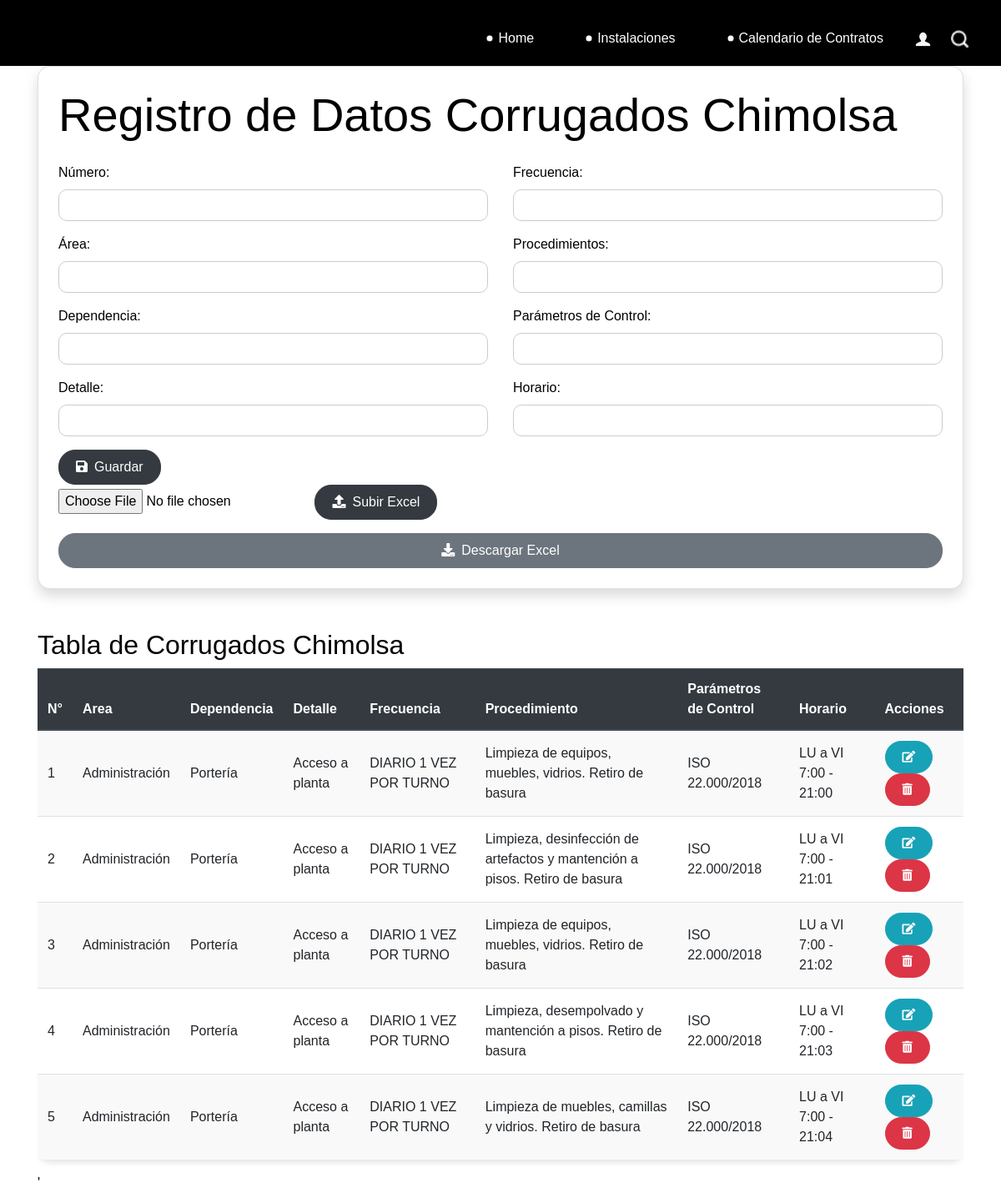
The app's page /chimolsa/ with its own data.
### catalog/models.py (models this page shows)
class Chimolsa(models.Model):
    numero = models.IntegerField()
    area = models.CharField(max_length=100, default='')
    dependencia = models.CharField(max_length=100)
    detalle = models.TextField()
    frecuencia = models.CharField(max_length=100)
    procedimientos = models.TextField()
    parametro_control = models.CharField(max_length=100)
    horario = models.CharField(max_length=100)
    def __str__(self):
        return f"Número: {self.numero}, Área: {self.area}, Dependencia: {self.dependencia}"
    class Meta:
        db_table = 'chimolsa'

### catalog/views.py (the view)
# urls.py: path('chimolsa/', views.chimolsa, name='chimolsa'),
def chimolsa(request):
    if request.method == 'POST':
        if 'archivo_excel' in request.FILES:
            form = ChimolsaForm(request.POST, request.FILES)
            myfile = request.FILES['archivo_excel']
            df = pd.read_excel(myfile)
            conn = sqlite3.connect('db.sqlite3')
            for index, row in df.iterrows():
                data = Chimolsa(
                    numero=row['Número'],
                    area=row['Área'],
                    dependencia=row['Dependencia'],
                    detalle=row['Detalle'],
                    frecuencia=row['Frecuencia'],
                    procedimientos=row['Procedimiento'],
                    parametro_control=row['Parámetros de Control'],
                    horario=row['Horario']
                )
                data.save()
            conn.close()
        if 'archivo_excel' in request.FILES:
            form = ChimolsaForm(request.POST, request.FILES)
        else:
            form = ChimolsaForm(request.POST)
            if form.is_valid():
                form.save()
                messages.success(request, 'Datos ingresados correctamente.')
                return redirect('chimolsa')
            else:
                messages.error(request, 'Error al ingresar los datos. Por favor, revise los datos ingresados.')
    else:
        form = ChimolsaForm()
    chimolsa = Chimolsa.objects.all()
    print(chimolsa)
    return render(request, 'Instalaciones/Biopackaging/Corrugados/Chimolsa.html', {'form': form, 'chimolsa': chimolsa})

### catalog/forms.py
class ChimolsaForm(forms.ModelForm):
    class Meta:
        model = Chimolsa
        fields = '__all__'

### Templates/Instalaciones/Biopackaging/Corrugados/Chimolsa.html (shortened to what this page needs)
{% extends 'base.html' %}
{% load static %}
{% block content %}
<div class="container">
    <div class="card p-4 shadow">
        <h1 class="display-4 mb-4">Registro de Datos Corrugados Chimolsa</h1>
        <form method="post">
            <div class="row">
                <div class="col-md-6">
                    <div class="form-group">
                        <label for="numero">Número:</label>
                        <input type="number" class="form-control" id="numero" name="numero" required>
                    </div>
                    <div class="form-group">
                        <label for="area">Área:</label>
                        <input type="text" class="form-control" id="area" name="area" required>
                    </div>
                    <div class="form-group">
                        <label for="dependencia">Dependencia:</label>
                        <input type="text" class="form-control" id="dependencia" name="dependencia" required>
                    </div>
                    <div class="form-group">
                        <label for="detalle">Detalle:</label>
                        <input type="text" class="form-control" id="detalle" name="detalle" required>
                    </div>
                </div>
                <div class="col-md-6">
                    <div class="form-group">
                        <label for="frecuencia">Frecuencia:</label>
                        <input type="text" class="form-control" id="frecuencia" name="frecuencia" required>
                    </div>
                    <div class="form-group">
                        <label for="procedimientos">Procedimientos:</label>
                        <input type="text" class="form-control" id="procedimientos" name="procedimientos" required>
                    </div>
                    <div class="form-group">
                        <label for="parametro_control">Parámetros de Control:</label>
                        <input type="text" class="form-control" id="parametro_control" name="parametro_control" required>
                    </div>
                    <div class="form-group">
                        <label for="horario">Horario:</label>
                        <input type="text" class="form-control" id="horario" name="horario" required>
                    </div>
                </div>
            </div>
            <button type="submit" class="btn btn-dark"><i class="fa fa-save mr-2"></i>Guardar</button>
        </form>
        <form method="post" enctype="multipart/form-data">
            <input type="file" name="archivo_excel" accept=".xls,.xlsx">
            <button type="submit" class="btn btn-dark"><i class="fa fa-upload mr-2"></i>Subir Excel</button>
        </form>
        <a href="{% url 'descargar_excel_chimolsa' %}" class="btn btn-secondary mt-3"><i class="fa fa-download mr-2"></i>Descargar Excel</a>
    </div>
</div>
<div class="container mt-5">
    <h2>Tabla de Corrugados Chimolsa</h2>
    <div class="table-responsive">
        <table class="table table-striped table-hover">
            <thead class="thead-dark">
                <tr>
                    <th scope="col">N°</th>
                    <th scope="col">Area</th>
                    <th scope="col">Dependencia</th>
                    <th scope="col">Detalle</th>
                    <th scope="col">Frecuencia</th>
                    <th scope="col">Procedimiento</th>
                    <th scope="col">Parámetros de Control</th>
                    <th scope="col">Horario</th>
                    <th scope="col">Acciones</th>
                </tr>
            </thead>
        <tbody>
            {% for dato in chimolsa %}
            <tr>
                <td>{{ dato.numero }}</td>
                <td>{{ dato.area}}</td>
                <td>{{ dato.dependencia }}</td>
                <td>{{ dato.detalle }}</td>
                <td>{{ dato.frecuencia }}</td>
                <td>{{ dato.procedimientos }}</td>
                <td>{{ dato.parametro_control }}</td>
                <td>{{ dato.horario }}</td>
                <td>
                    <a href="{% url 'modificar_chimolsa' dato.id %}" class="btn btn-info btn-sm"><i class="fas fa-edit"></i></a>
                    <form method="post" action="{% url 'eliminar_chimolsa' dato.id %}" style="display: inline;">
                        <button type="submit" class="btn btn-danger btn-sm" onclick="return confirm('¿Estás seguro de que deseas eliminar este dato?')"><i class="fas fa-trash-alt"></i></button>
                    </form>
                </td>
            </tr>
            {% endfor %}
        </tbody>
    </table>
</div>
<link rel="stylesheet" href="https://maxcdn.bootstrapcdn.com/bootstrap/4.5.2/css/bootstrap.min.css">
<link rel="stylesheet" href="https://cdnjs.cloudflare.com/ajax/libs/font-awesome/5.15.4/css/all.min.css">
<link rel="stylesheet" href="{% static 'stylecmpc.css' %}">
<link rel="stylesheet" href="{% static 'css/style.css' %}">'
{% endblock %}

### static/css/stylecmpc.css (style rules this page uses)
.card { border-radius: 15px; }
.form-control { border-radius: 10px; border-color: #ccc; }
.btn { border-radius: 20px; padding: 8px 20px; }
.btn-secondary { background-color: #6c757d; border-color: #6c757d; }
.table { border-radius: 15px; box-shadow: 0 4px 6px rgba(0, 0, 0, 0.1); }
.table th, .table td { vertical-align: middle; }
.table th { background-color: #336699; color: #fff; }
.table-striped tbody tr:nth-of-type(odd) { background-color: #f9f9f9; }

### static/css/style.css (style rules this page uses)
body { font-family: "Poppins", sans-serif; color: #000000; background-color: #ffffff; }
a, a:hover, a:focus { text-decoration: none; }
.btn, .btn:focus { outline: none !important; -webkit-box-shadow: none; box-shadow: none; }

### records on screen
Chimolsa: numero "1", area "Administración", dependencia "Portería", detalle "Acceso a planta", frecuencia "DIARIO 1 VEZ POR TURNO", procedimientos "Limpieza de equipos, muebles, vidrios. Retiro de basura", parametro_control "ISO 22.000/2018", horario "LU a VI 7:00 - 21:00"
Chimolsa: numero "2", area "Administración", dependencia "Portería", detalle "Acceso a planta", frecuencia "DIARIO 1 VEZ POR TURNO", procedimientos "Limpieza, desinfección de artefactos y mantención a pisos. Retiro de basura", parametro_control "ISO 22.000/2018", horario "LU a VI 7:00 - 21:01"
Chimolsa: numero "3", area "Administración", dependencia "Portería", detalle "Acceso a planta", frecuencia "DIARIO 1 VEZ POR TURNO", procedimientos "Limpieza de equipos, muebles, vidrios. Retiro de basura", parametro_control "ISO 22.000/2018", horario "LU a VI 7:00 - 21:02"
Chimolsa: numero "4", area "Administración", dependencia "Portería", detalle "Acceso a planta", frecuencia "DIARIO 1 VEZ POR TURNO", procedimientos "Limpieza, desempolvado y mantención a pisos. Retiro de basura", parametro_control "ISO 22.000/2018", horario "LU a VI 7:00 - 21:03"
Chimolsa: numero "5", area "Administración", dependencia "Portería", detalle "Acceso a planta", frecuencia "DIARIO 1 VEZ POR TURNO", procedimientos "Limpieza de muebles, camillas y vidrios. Retiro de basura", parametro_control "ISO 22.000/2018", horario "LU a VI 7:00 - 21:04"
